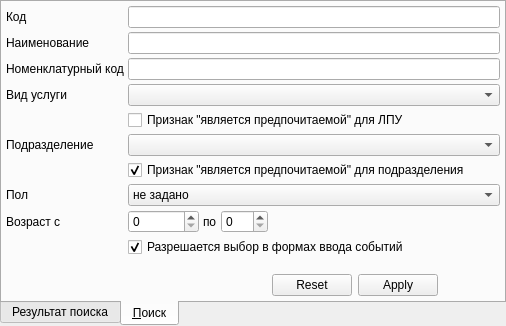
<?xml version="1.0" encoding="UTF-8"?>
<ui version="4.0">
 <class>ActionTypeComboBoxExPopup</class>
 <widget class="QWidget" name="ActionTypeComboBoxExPopup">
  <property name="geometry">
   <rect>
    <x>0</x>
    <y>0</y>
    <width>506</width>
    <height>326</height>
   </rect>
  </property>
  <property name="windowTitle">
   <string>Form</string>
  </property>
  <layout class="QGridLayout">
   <property name="margin">
    <number>0</number>
   </property>
   <property name="spacing">
    <number>0</number>
   </property>
   <item row="0" column="0">
    <widget class="QTabWidget" name="tabWidget">
     <property name="tabPosition">
      <enum>QTabWidget::South</enum>
     </property>
     <property name="tabShape">
      <enum>QTabWidget::Rounded</enum>
     </property>
     <property name="currentIndex">
      <number>1</number>
     </property>
     <widget class="QWidget" name="tabClientRelation">
      <attribute name="title">
       <string>Результат поиска</string>
      </attribute>
      <layout class="QVBoxLayout">
       <property name="spacing">
        <number>4</number>
       </property>
       <property name="margin">
        <number>4</number>
       </property>
       <item>
        <widget class="CTreeView" name="tblActionTypeFind"/>
       </item>
      </layout>
     </widget>
     <widget class="QWidget" name="tabSearch">
      <attribute name="title">
       <string>&amp;Поиск</string>
      </attribute>
      <layout class="QGridLayout">
       <property name="margin">
        <number>4</number>
       </property>
       <property name="spacing">
        <number>4</number>
       </property>
       <item row="3" column="1" colspan="4">
        <widget class="CActionServiceTypeComboBox" name="cmbServiceType"/>
       </item>
       <item row="7" column="1" colspan="4">
        <widget class="QComboBox" name="cmbSex">
         <item>
          <property name="text">
           <string>не задано</string>
          </property>
         </item>
         <item>
          <property name="text">
           <string>Мужской</string>
          </property>
         </item>
         <item>
          <property name="text">
           <string>Женский</string>
          </property>
         </item>
        </widget>
       </item>
       <item row="9" column="1">
        <widget class="QSpinBox" name="spbAgeFor"/>
       </item>
       <item row="4" column="1" colspan="4">
        <widget class="QCheckBox" name="chkPreferable">
         <property name="text">
          <string>Признак &quot;является предпочитаемой&quot; для ЛПУ</string>
         </property>
        </widget>
       </item>
       <item row="9" column="2">
        <widget class="QLabel" name="label">
         <property name="text">
          <string>по</string>
         </property>
        </widget>
       </item>
       <item row="9" column="4">
        <spacer name="horizontalSpacer">
         <property name="orientation">
          <enum>Qt::Horizontal</enum>
         </property>
         <property name="sizeHint" stdset="0">
          <size>
           <width>40</width>
           <height>20</height>
          </size>
         </property>
        </spacer>
       </item>
       <item row="9" column="3">
        <widget class="QSpinBox" name="spbAgeTo">
         <property name="maximum">
          <number>150</number>
         </property>
        </widget>
       </item>
       <item row="5" column="0">
        <widget class="QLabel" name="lblOrgStructure">
         <property name="text">
          <string>Подразделение</string>
         </property>
        </widget>
       </item>
       <item row="5" column="1" colspan="4">
        <widget class="COrgStructureComboBox" name="cmbOrgStructure"/>
       </item>
       <item row="12" column="4">
        <widget class="QDialogButtonBox" name="buttonBox">
         <property name="sizePolicy">
          <sizepolicy hsizetype="Fixed" vsizetype="Fixed">
           <horstretch>0</horstretch>
           <verstretch>0</verstretch>
          </sizepolicy>
         </property>
         <property name="orientation">
          <enum>Qt::Horizontal</enum>
         </property>
         <property name="standardButtons">
          <set>QDialogButtonBox::Apply|QDialogButtonBox::Reset</set>
         </property>
         <property name="centerButtons">
          <bool>false</bool>
         </property>
        </widget>
       </item>
       <item row="2" column="1" colspan="4">
        <widget class="QLineEdit" name="edtNomenclatureCode"/>
       </item>
       <item row="11" column="0">
        <spacer>
         <property name="orientation">
          <enum>Qt::Vertical</enum>
         </property>
         <property name="sizeHint" stdset="0">
          <size>
           <width>20</width>
           <height>141</height>
          </size>
         </property>
        </spacer>
       </item>
       <item row="1" column="0">
        <widget class="QLabel" name="lblName">
         <property name="text">
          <string>Наименование</string>
         </property>
        </widget>
       </item>
       <item row="0" column="0">
        <widget class="QLabel" name="lblCode">
         <property name="text">
          <string>Код</string>
         </property>
        </widget>
       </item>
       <item row="1" column="1" colspan="4">
        <widget class="QLineEdit" name="edtName"/>
       </item>
       <item row="2" column="0">
        <widget class="QLabel" name="lblNomenclatureCode">
         <property name="text">
          <string>Номенклатурный код</string>
         </property>
        </widget>
       </item>
       <item row="3" column="0">
        <widget class="QLabel" name="lblServiceType">
         <property name="text">
          <string>Вид услуги</string>
         </property>
        </widget>
       </item>
       <item row="7" column="0">
        <widget class="QLabel" name="lblSex">
         <property name="text">
          <string>Пол</string>
         </property>
        </widget>
       </item>
       <item row="9" column="0">
        <widget class="QLabel" name="lblAge">
         <property name="text">
          <string>Возраст с</string>
         </property>
        </widget>
       </item>
       <item row="6" column="1" colspan="4">
        <widget class="QCheckBox" name="chkPreferableOrgStructure">
         <property name="text">
          <string>Признак &quot;является предпочитаемой&quot; для подразделения</string>
         </property>
         <property name="checked">
          <bool>true</bool>
         </property>
        </widget>
       </item>
       <item row="0" column="1" colspan="4">
        <widget class="QLineEdit" name="edtCode"/>
       </item>
       <item row="12" column="0" colspan="2">
        <spacer>
         <property name="orientation">
          <enum>Qt::Horizontal</enum>
         </property>
         <property name="sizeHint" stdset="0">
          <size>
           <width>231</width>
           <height>20</height>
          </size>
         </property>
        </spacer>
       </item>
       <item row="10" column="1" colspan="4">
        <widget class="QCheckBox" name="chkShowInForm">
         <property name="text">
          <string>Разрешается выбор в формах ввода событий</string>
         </property>
         <property name="checked">
          <bool>true</bool>
         </property>
        </widget>
       </item>
      </layout>
     </widget>
    </widget>
   </item>
  </layout>
 </widget>
 <customwidgets>
  <customwidget>
   <class>CTreeView</class>
   <extends>QTableView</extends>
   <header location="global">library/TreeView.h</header>
  </customwidget>
  <customwidget>
   <class>CActionServiceTypeComboBox</class>
   <extends>QComboBox</extends>
   <header location="global">Events/ActionServiceType.h</header>
  </customwidget>
  <customwidget>
   <class>COrgStructureComboBox</class>
   <extends>QComboBox</extends>
   <header>Orgs/OrgStructComboBoxes.h</header>
  </customwidget>
 </customwidgets>
 <tabstops>
  <tabstop>tabWidget</tabstop>
  <tabstop>edtCode</tabstop>
  <tabstop>edtName</tabstop>
  <tabstop>edtNomenclatureCode</tabstop>
  <tabstop>cmbServiceType</tabstop>
  <tabstop>chkPreferable</tabstop>
  <tabstop>cmbOrgStructure</tabstop>
  <tabstop>chkPreferableOrgStructure</tabstop>
  <tabstop>cmbSex</tabstop>
  <tabstop>spbAgeFor</tabstop>
  <tabstop>spbAgeTo</tabstop>
  <tabstop>buttonBox</tabstop>
  <tabstop>tblActionTypeFind</tabstop>
 </tabstops>
 <resources/>
 <connections/>
</ui>
